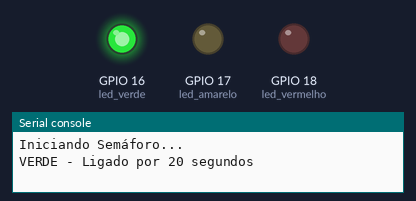
A program run on a simulated ESP32 board running MicroPython. On the bench: output pins drawn as LEDs (lit = HIGH), the last lines printed to the serial console. Wiring (from the project's diagram.json): green LED on GPIO 16, yellow LED on GPIO 17, red LED on GPIO 18.

Above: at 10.0 s.
At 20.2 s:
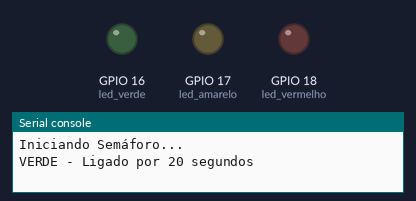
At 25.5 s:
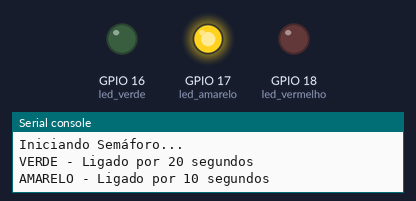
At 34.5 s:
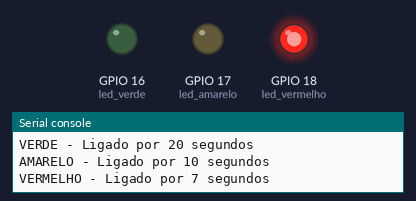
Timing chart, 0 to 50.1 s (numbered marks = the images above):
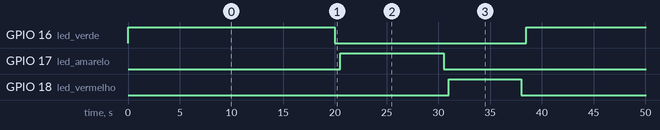

Measured:
- by itself, GPIO 16 (led_verde): alternates HIGH for 20.0 s and LOW for 18.5 s
- by itself, GPIO 17 (led_amarelo): alternates HIGH for 10.0 s and LOW for 28.5 s
- by itself, GPIO 18 (led_vermelho): alternates HIGH for 7.0 s and LOW for 31.5 s

The program:

main.py
```python
from machine import Pin
from utime import sleep


led_verde = Pin(16, Pin.OUT)
led_amarelo = Pin(17, Pin.OUT)
led_vermelho = Pin(18, Pin.OUT)


TEMPO_VERDE = 20
TEMPO_AMARELO = 10
TEMPO_VERMELHO = 7
SLEEP_ENTRE_CORES = 0.5

print("Iniciando Semáforo...")

while True:

    led_verde.on()
    print(f"VERDE - Ligado por 20 segundos")
    sleep(20)
    led_verde.off()
    sleep(0.5)


    led_amarelo.on()
    print(f"AMARELO - Ligado por 10 segundos")
    sleep(10)
    led_amarelo.off()
    sleep(0.5)


    led_vermelho.on()
    print(f"VERMELHO - Ligado por 7 segundos")
    sleep(7)
    led_vermelho.off()
    sleep(0.5)
```
